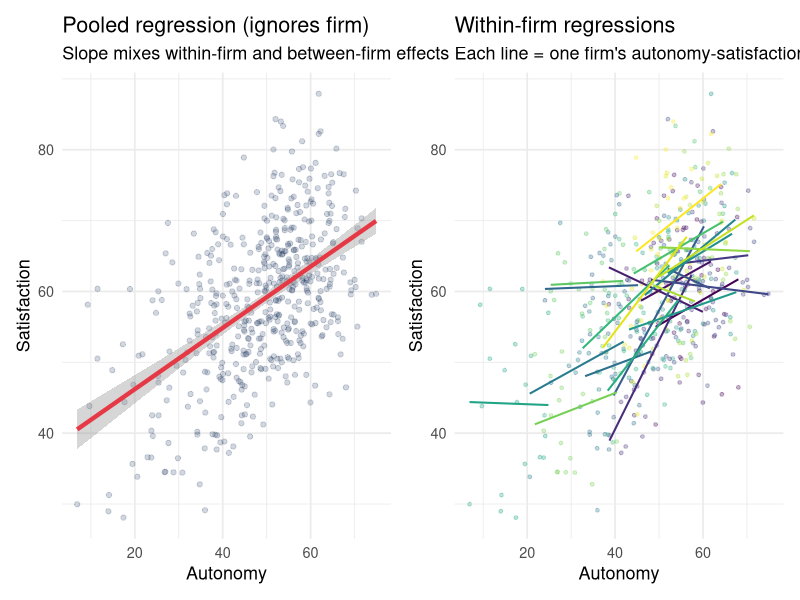
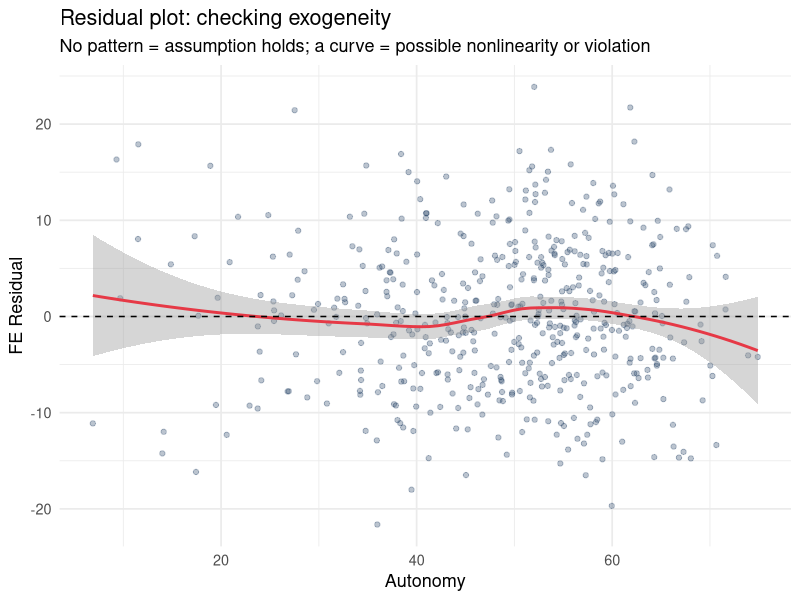

Reproduce these figures in R, in order.
## ---- chunk 1
library(tidyverse)
library(lme4)
library(plm)
library(ggplot2)
library(broom)
set.seed(2024)
## ---- chunk 2
# Simulate the problem
n_firms     <- 25
n_employees <- 20

# Firm effects: high-autonomy firms ALSO have better culture -> higher satisfaction
# This is the confound we need to handle
firm_autonomy_mean  <- rnorm(n_firms, 50, 10)   # firms differ in average autonomy
firm_culture_effect <- firm_autonomy_mean * 0.4 + rnorm(n_firms, 0, 5)
# Culture boosts satisfaction, AND correlates with autonomy

df_firms <- expand_grid(
  firm     = 1:n_firms,
  employee = 1:n_employees
) |>
  mutate(
    firm_autonomy   = firm_autonomy_mean[firm],
    firm_culture    = firm_culture_effect[firm],
    autonomy        = firm_autonomy + rnorm(n(), 0, 5),   # individual deviations
    satisfaction    = 30 + 0.2 * autonomy + firm_culture + rnorm(n(), 0, 8),
    # True within-firm effect of autonomy is 0.2
    # But between-firm, autonomy and culture are correlated
    firm_label      = factor(firm)
  )

# Naive pooled regression
naive_model <- lm(satisfaction ~ autonomy, data = df_firms)
broom::tidy(naive_model) |>
  filter(term == "autonomy") |>
  knitr::kable(digits = 3, caption = "Pooled OLS: estimated effect of autonomy")
## ---- chunk 3
# Show the between-firm confound
firm_summary <- df_firms |>
  group_by(firm) |>
  summarise(mean_autonomy = mean(autonomy),
            mean_satisfaction = mean(satisfaction))

p1 <- ggplot(df_firms, aes(x = autonomy, y = satisfaction)) +
  geom_point(alpha = 0.2, color = "#1e3a5f") +
  geom_smooth(method = "lm", color = "#e63946", linewidth = 1.5) +
  labs(title = "Pooled regression (ignores firm)",
       subtitle = "Slope mixes within-firm and between-firm effects",
       x = "Autonomy", y = "Satisfaction") +
  theme_minimal(base_size = 13)

p2 <- ggplot(df_firms, aes(x = autonomy, y = satisfaction,
                             color = firm_label, group = firm_label)) +
  geom_point(alpha = 0.3, size = 1) +
  geom_smooth(method = "lm", se = FALSE, linewidth = 0.7) +
  labs(title = "Within-firm regressions",
       subtitle = "Each line = one firm's autonomy-satisfaction relationship",
       x = "Autonomy", y = "Satisfaction") +
  theme_minimal(base_size = 13) +
  theme(legend.position = "none") +
  scale_color_viridis_d()

library(patchwork)
p1 + p2
## ---- chunk 4
# Fixed effects model using the plm package
df_firms_pdata <- pdata.frame(df_firms, index = c("firm", "employee"))
fe_model <- plm(satisfaction ~ autonomy,
                data   = df_firms_pdata,
                model  = "within",  # "within" = fixed effects
                effect = "individual")

summary(fe_model)
## ---- chunk 5
# Or equivalently with lm() using firm dummies
fe_lm <- lm(satisfaction ~ autonomy + firm_label, data = df_firms)
broom::tidy(fe_lm) |>
  filter(term == "autonomy") |>
  knitr::kable(digits = 3,
    caption = "Fixed effects estimate: within-firm effect of autonomy")
## ---- chunk 6
# Add residuals back to original data for diagnostics
df_firms <- df_firms |>
  mutate(
    fe_resid = residuals(fe_lm)
  )

# Check: do residuals correlate with predictor?
ggplot(df_firms, aes(x = autonomy, y = fe_resid)) +
  geom_point(alpha = 0.3, color = "#1e3a5f") +
  geom_smooth(method = "loess", color = "#e63946", se = TRUE) +
  geom_hline(yintercept = 0, linetype = "dashed") +
  labs(
    title    = "Residual plot: checking exogeneity",
    subtitle = "No pattern = assumption holds; a curve = possible nonlinearity or violation",
    x        = "Autonomy",
    y        = "FE Residual"
  ) +
  theme_minimal(base_size = 13)
## ---- chunk 7
df_firms |>
  group_by(firm) |>
  summarise(within_sd = sd(autonomy)) |>
  summarise(
    mean_within_sd  = mean(within_sd),
    total_sd        = sd(df_firms$autonomy)
  ) |>
  mutate(
    within_fraction = mean_within_sd / total_sd
  ) |>
  knitr::kable(digits = 3,
    caption = "Fraction of autonomy variance that is within-firm")
## ---- chunk 8
library(sandwich)
library(lmtest)

# Cluster-robust standard errors for the FE model
coeftest(fe_lm, vcov = vcovCL(fe_lm, cluster = ~firm_label))["autonomy", , drop = FALSE] |>
  knitr::kable(digits = 3, caption = "Autonomy coefficient with cluster-robust SEs")
